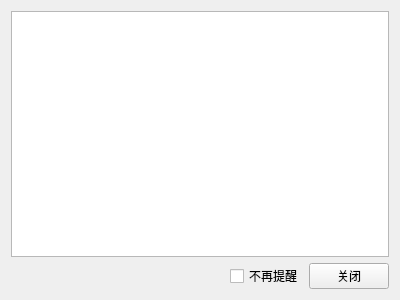
<?xml version="1.0" encoding="UTF-8"?>
<ui version="4.0">
 <class>InfoWidget</class>
 <widget class="QWidget" name="InfoWidget">
  <property name="geometry">
   <rect>
    <x>0</x>
    <y>0</y>
    <width>400</width>
    <height>300</height>
   </rect>
  </property>
  <property name="windowTitle">
   <string>Form</string>
  </property>
  <property name="layoutDirection">
   <enum>Qt::LeftToRight</enum>
  </property>
  <layout class="QVBoxLayout" name="verticalLayout">
   <item>
    <widget class="QTextBrowser" name="textBrowser"/>
   </item>
   <item>
    <layout class="QHBoxLayout" name="horizontalLayout">
     <item>
      <spacer name="horizontalSpacer">
       <property name="orientation">
        <enum>Qt::Horizontal</enum>
       </property>
       <property name="sizeHint" stdset="0">
        <size>
         <width>40</width>
         <height>20</height>
        </size>
       </property>
      </spacer>
     </item>
     <item>
      <widget class="QCheckBox" name="checkBox">
       <property name="sizePolicy">
        <sizepolicy hsizetype="Fixed" vsizetype="Fixed">
         <horstretch>0</horstretch>
         <verstretch>0</verstretch>
        </sizepolicy>
       </property>
       <property name="text">
        <string>不再提醒</string>
       </property>
      </widget>
     </item>
     <item>
      <widget class="QPushButton" name="btn_close">
       <property name="sizePolicy">
        <sizepolicy hsizetype="Fixed" vsizetype="Fixed">
         <horstretch>0</horstretch>
         <verstretch>0</verstretch>
        </sizepolicy>
       </property>
       <property name="text">
        <string>关闭</string>
       </property>
      </widget>
     </item>
    </layout>
   </item>
  </layout>
 </widget>
 <resources/>
 <connections/>
</ui>
